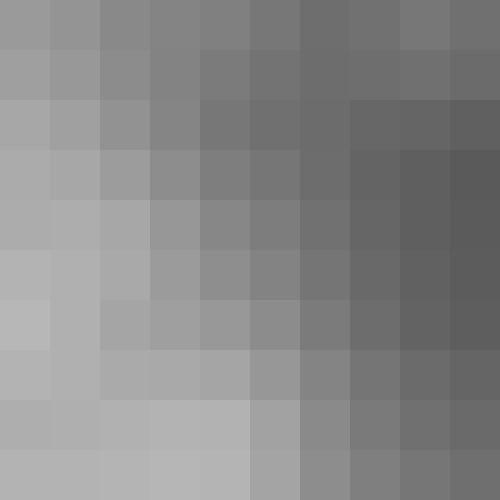
Frame 1 (no input)
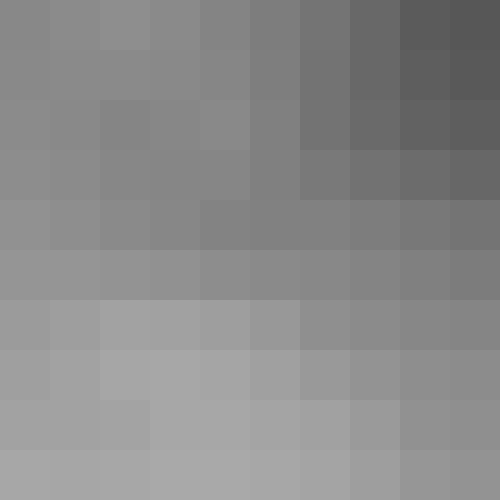
Frame 60 (the mouse pressed at the canvas centre just before this capture)
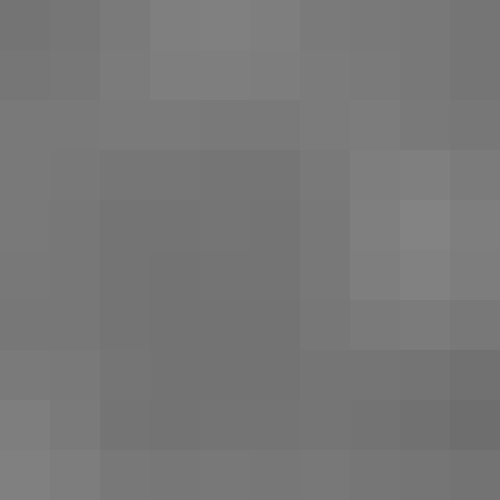
Frame 120 (the mouse held since frame 60 and released just before this capture)

The Processing sketch that drew these frames (run headless with seeded random() and noise(); from frame 60 on, the mouse is pressed at the canvas centre):

// Processing sketch: noise2d
// ── noise2d.pde
float zoff = 0;
int rows = 10;
int cols = 10;
float sizex, sizey;


void setup() {
  size(500,500);
  sizex = width/cols;
  sizey = height/rows;
}

void draw() {
  background(0);
  noStroke();   
  float xoff = 0;
  for (int x=0; x<cols; x++) {
    float yoff = 0;
    for (int y=0; y<rows; y++) {      
      float c =  noise(xoff, yoff, zoff) * 255;
      fill(c);
      rect(x*sizex, y*sizey, sizex, sizey);
      yoff += 0.06;
    }
    xoff += 0.06;
  }
  zoff += 0.01;
}
